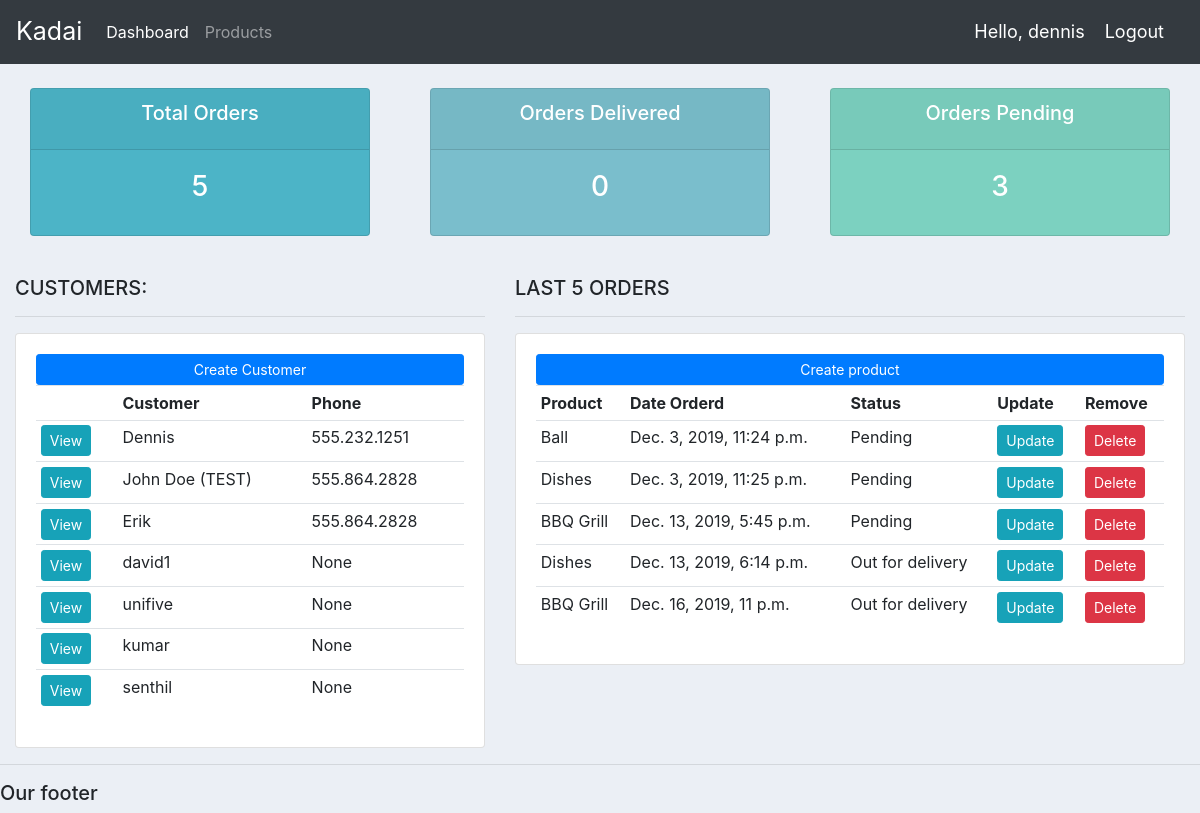
The app's page / (signed in) with its own data.
### accounts/models.py (models this page shows, shortened)
class Customer(models.Model):
	user = models.OneToOneField(User, null=True, blank=True, on_delete=models.CASCADE)
	name = models.CharField(max_length=200, null=True)
	phone = models.CharField(max_length=200, null=True)
	email = models.CharField(max_length=200, null=True)
	profile_pic = models.ImageField(default="profile1.png", null=True, blank=True)
	date_created = models.DateTimeField(auto_now_add=True, null=True)

class Order(models.Model):
	STATUS = (
			('Pending', 'Pending'),
			('Out for delivery', 'Out for delivery'),
			('Delivered', 'Delivered'),
			)
	customer = models.ForeignKey(Customer, null=True, on_delete= models.SET_NULL)
	product = models.ForeignKey(Product, null=True, on_delete= models.SET_NULL)
	date_created = models.DateTimeField(auto_now_add=True, null=True)
	status = models.CharField(max_length=200, null=True, choices=STATUS)
	note = models.CharField(max_length=1000, null=True)

class Product(models.Model):
	CATEGORY = (
			('Indoor', 'Indoor'),
			('Out Door', 'Out Door'),
			)
	name = models.CharField(max_length=200, null=True)
	price = models.FloatField(null=True)
	category = models.CharField(max_length=200, null=True, choices=CATEGORY)
	description = models.CharField(max_length=200, null=True, blank=True)
	date_created = models.DateTimeField(auto_now_add=True, null=True)
	tags = models.ManyToManyField(Tag)
	def __str__(self):
		return self.name

### accounts/decorators.py (the view)
	def wrapper_function(request, *args, **kwargs):
		group = None
		if request.user.groups.exists():
			group = request.user.groups.all()[0].name
		if group == 'customer':
			return redirect('user-page')
		if group == 'admin':
			return view_func(request, *args, **kwargs)

### accounts/views.py (called while the page is built)
@login_required(login_url='login')
@admin_only
def home(request):
	orders = Order.objects.all()
	customers = Customer.objects.all()
	total_customers = customers.count()
	total_orders = orders.count()
	delivered = orders.filter(status='Delivered').count()
	pending = orders.filter(status='Pending').count()
	context = {'orders':orders, 'customers':customers,
	'total_orders':total_orders,'delivered':delivered,
	'pending':pending, 'total_customers': total_customers }
	return render(request, 'accounts/dashboard.html', context)

### accounts/templates/accounts/dashboard.html
{%  extends 'accounts/main.html' %}
{% block content %}
{%  include 'accounts/status.html' %}
<br>
<div class="row">
	<div class="col-md-5">
		<h5>CUSTOMERS:</h5>
		<hr>
		<div class="card card-body">
			<a class="btn btn-primary  btn-sm btn-block" href="">Create Customer</a>
			<table class="table table-sm">
				<tr>
					<th></th>
					<th>Customer</th>
					<th>Phone</th>
				</tr>
				{% for customer in customers %}
					<tr>
						<td><a class="btn btn-sm btn-info" href="{% url 'customer' customer.id %}">View</a></td>
						<td>{{customer.name}}</td>
						<td>{{customer.phone}}</td>
					</tr>
				{% endfor %}
			</table>
		</div>
	</div>
	<div class="col-md-7">
		<h5>LAST 5 ORDERS</h5>
		<hr>
		<div class="card card-body">
			<a class="btn btn-primary  btn-sm btn-block" href=" {% url 'create_order' user.customer.id %}">Create product</a>
			<table class="table table-sm">
				<tr>
					<th>Product</th>
					<th>Date Orderd</th>
					<th>Status</th>
					<th>Update</th>
					<th>Remove</th>
				</tr>
				{% for order in orders %}
					<tr>
						<td>{{order.product}}</td>
						<td>{{order.date_created}}</td>
						<td>{{order.status}}</td>
						<td><a class="btn btn-sm btn-info" href="{% url 'update_order' order.id %}">Update</a></td>
						<td><a class="btn btn-sm btn-danger" href="{% url 'delete_order' order.id %}">Delete</a></td>
					</tr>
				{% endfor %}
			</table>
		</div>
	</div>
</div>
{% endblock %}

### accounts/templates/accounts/main.html (shortened to what this page needs)
{% load static %}
<!DOCTYPE html>
<html>
<head>
    <link href="https://stackpath.bootstrapcdn.com/bootstrap/4.3.1/css/bootstrap.min.css"
 rel="stylesheet">
    <link href="{% static '/css/main.css' %}" rel="stylesheet" type="text/css">
</head>
<body>
{% include 'accounts/navbar.html' %}
<div class="container-fluid">
    {% block content %}
    {% endblock %}
</div>
<hr>
<h5>Our footer</h5>
</body>
</html>

### accounts/templates/accounts/navbar.html (shortened to what this page needs)
{% load static %}
<nav class="navbar navbar-expand-lg navbar-dark bg-dark">
 <a class="navbar-brand" href="#" style="font-size:25px">Kadai</a>
  <div class="collapse navbar-collapse" id="navbarNav">
    <ul class="navbar-nav">
      {% if request.user.is_staff %}
      <li class="nav-item active">
        <a class="nav-link" href="{% url 'home' %}">Dashboard</a>
      </li>
      <li class="nav-item">
        <a class="nav-link" href="{% url 'products' %}">Products</a>
      </li>
      {% else %}
       <li class="nav-item">
        <a class="nav-link" href="{% url 'account' %}">Settings</a>
      </li>
      {% endif %}
    </ul>
  </div>
  <span class="hello-msg">Hello, {{request.user}}</span>
  <span ><a  class="hello-msg" href="{% url 'logout' %}">Logout</a></span>
</nav>

### accounts/templates/accounts/status.html
<br>
<div class="row">
	<div class="col">
		<div class="col-md">
			<div class="card text-center text-white  mb-3" id="total-orders">
			  	<div class="card-header">
			  		<h5 class="card-title">Total Orders</h5>
			  	</div>
			  	<div class="card-body">
			    	<h3 class="card-title">{{total_orders}}</h3>
			  	</div>
			</div>
		</div>
	</div>
	<div class="col">
		<div class="col-md">
			<div class="card text-center text-white  mb-3" id="orders-delivered">
			  	<div class="card-header">
			  		<h5 class="card-title">Orders Delivered</h5>
			  	</div>
			  	<div class="card-body">
			    	<h3 class="card-title">{{delivered}}</h3>
			  	</div>
			</div>
		</div>
	</div>
	<div class="col">
		<div class="col-md">
			<div class="card text-center text-white  mb-3" id="orders-pending">
			  	<div class="card-header">
			  		<h5 class="card-title">Orders Pending</h5>
			  	</div>
			  	<div class="card-body">
			    	<h3 class="card-title">{{pending}}</h3>
			  	</div>
			</div>
		</div>
	</div>
</div>

### static/css/main.css (style rules this page uses)
body { background-color: #ebeff5; }
#total-orders { background-color: #4cb4c7; }
#orders-delivered { background-color: #7abecc; }
#orders-pending { background-color: #7CD1C0; }

### accounts/templates/accounts/navbar.html (style rules this page uses)
.hello-msg { font-size: 18px; color: #fff; margin-right: 20px; }

### records on screen
Customer: name "Dennis", phone "555.232.1251"
Customer: name "John Doe (TEST)", phone "555.864.2828"
Customer: name "Erik", phone "555.864.2828"
Customer: name "david1", phone "None"
Customer: name "unifive", phone "None"
Customer: name "kumar", phone "None"
Customer: name "senthil", phone "None"
Order: product "Ball", date_created "Dec. 3, 2019, 11:24 p.m.", status "Pending"
Order: product "Dishes", date_created "Dec. 3, 2019, 11:25 p.m.", status "Pending"
Order: product "BBQ Grill", date_created "Dec. 13, 2019, 5:45 p.m.", status "Pending"
Order: product "Dishes", date_created "Dec. 13, 2019, 6:14 p.m.", status "Out for delivery"
Order: product "BBQ Grill", date_created "Dec. 16, 2019, 11 p.m.", status "Out for delivery"

### other values on screen
{{ request.user }} "dennis"
{{ total_orders }} "5"
{{ delivered }} "0"
{{ pending }} "3"
